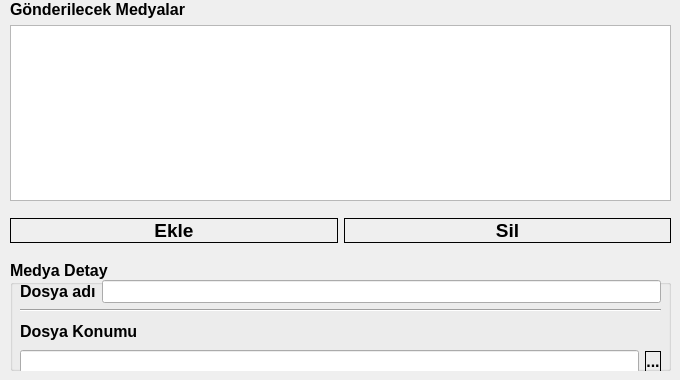
    <widget class="QWidget" name="tab_4">
     <attribute name="title">
      <string>Medya</string>
     </attribute>
     <widget class="QGroupBox" name="groupBox">
      <property name="geometry">
       <rect>
        <x>10</x>
        <y>260</y>
        <width>661</width>
        <height>111</height>
       </rect>
      </property>
      <property name="font">
       <font>
        <pointsize>12</pointsize>
        <weight>75</weight>
        <bold>true</bold>
       </font>
      </property>
      <property name="title">
       <string>Medya Detay</string>
      </property>
      <widget class="QWidget" name="">
       <property name="geometry">
        <rect>
         <x>10</x>
         <y>20</y>
         <width>641</width>
         <height>93</height>
        </rect>
       </property>
       <layout class="QVBoxLayout" name="verticalLayout_5">
        <item>
         <layout class="QHBoxLayout" name="horizontalLayout_3">
          <item>
           <widget class="QLabel" name="label_5">
            <property name="font">
             <font>
              <pointsize>12</pointsize>
              <weight>75</weight>
              <bold>true</bold>
             </font>
            </property>
            <property name="text">
             <string>Dosya adı</string>
            </property>
           </widget>
          </item>
          <item>
           <widget class="QLineEdit" name="txtDosyaAd">
            <property name="font">
             <font>
              <pointsize>10</pointsize>
             </font>
            </property>
            <property name="text">
             <string/>
            </property>
           </widget>
          </item>
         </layout>
        </item>
        <item>
         <widget class="Line" name="line">
          <property name="orientation">
           <enum>Qt::Horizontal</enum>
          </property>
         </widget>
        </item>
        <item>
         <layout class="QVBoxLayout" name="verticalLayout_2">
          <item>
           <widget class="QLabel" name="label_3">
            <property name="font">
             <font>
              <pointsize>12</pointsize>
              <weight>75</weight>
              <bold>true</bold>
             </font>
            </property>
            <property name="text">
             <string>Dosya Konumu</string>
            </property>
           </widget>
          </item>
          <item>
           <layout class="QHBoxLayout" name="horizontalLayout_4">
            <item>
             <widget class="QLineEdit" name="txtKonum">
              <property name="font">
               <font>
                <pointsize>10</pointsize>
               </font>
              </property>
              <property name="text">
               <string/>
              </property>
             </widget>
            </item>
            <item>
             <widget class="QPushButton" name="btnSec">
              <property name="font">
               <font>
                <pointsize>12</pointsize>
                <weight>75</weight>
                <bold>true</bold>
               </font>
              </property>
              <property name="styleSheet">
               <string notr="true">border:1px solid;</string>
              </property>
              <property name="text">
               <string>...</string>
              </property>
             </widget>
            </item>
           </layout>
          </item>
         </layout>
        </item>
       </layout>
      </widget>
     </widget>
     <widget class="QWidget" name="">
      <property name="geometry">
       <rect>
        <x>10</x>
        <y>210</y>
        <width>661</width>
        <height>41</height>
       </rect>
      </property>
      <layout class="QHBoxLayout" name="horizontalLayout_2">
       <item>
        <widget class="QPushButton" name="btnMedyaEkle">
         <property name="font">
          <font>
           <pointsize>14</pointsize>
           <weight>75</weight>
           <bold>true</bold>
          </font>
         </property>
         <property name="styleSheet">
          <string notr="true">border:1px solid;</string>
         </property>
         <property name="text">
          <string>Ekle</string>
         </property>
        </widget>
       </item>
       <item>
        <widget class="QPushButton" name="btnMedyaSil">
         <property name="font">
          <font>
           <pointsize>14</pointsize>
           <weight>75</weight>
           <bold>true</bold>
          </font>
         </property>
         <property name="styleSheet">
          <string notr="true">border:1px solid;</string>
         </property>
         <property name="text">
          <string>Sil</string>
         </property>
        </widget>
       </item>
      </layout>
     </widget>
     <widget class="QWidget" name="">
      <property name="geometry">
       <rect>
        <x>10</x>
        <y>0</y>
        <width>661</width>
        <height>201</height>
       </rect>
      </property>
      <layout class="QVBoxLayout" name="verticalLayout_7">
       <item>
        <widget class="QLabel" name="label_2">
         <property name="font">
          <font>
           <pointsize>12</pointsize>
           <weight>75</weight>
           <bold>true</bold>
          </font>
         </property>
         <property name="text">
          <string>Gönderilecek Medyalar</string>
         </property>
        </widget>
       </item>
       <item>
        <widget class="QListView" name="listMedya">
         <property name="font">
          <font>
           <pointsize>12</pointsize>
           <weight>75</weight>
           <italic>true</italic>
           <bold>true</bold>
          </font>
         </property>
        </widget>
       </item>
      </layout>
     </widget>
    </widget>
